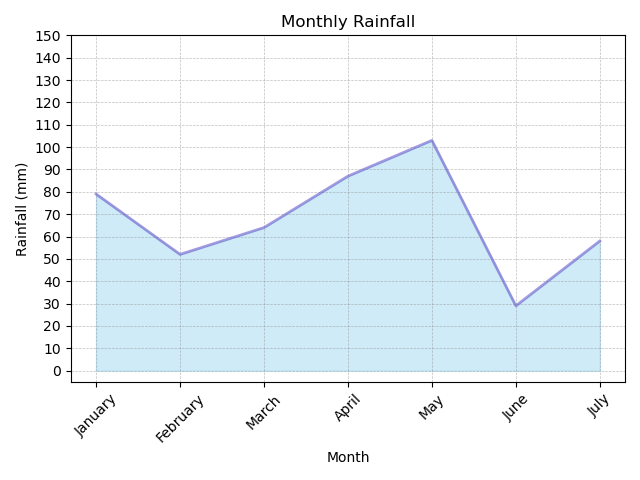

This chart was generated by the following Python code:

import matplotlib.pyplot as plt

# Data
data = [{'Month': 'January', 'Rainfall (mm)': 79}, {'Month': 'February', 'Rainfall (mm)': 52},
        {'Month': 'March', 'Rainfall (mm)': 64}, {'Month': 'April', 'Rainfall (mm)': 87},
        {'Month': 'May', 'Rainfall (mm)': 103}, {'Month': 'June', 'Rainfall (mm)': 29},
        {'Month': 'July', 'Rainfall (mm)': 58}]

# Extracting data for the area chart
months = [entry['Month'] for entry in data]
rainfall = [entry['Rainfall (mm)'] for entry in data]

# Plotting
plt.fill_between(months, rainfall, color="skyblue", alpha=0.4)
plt.plot(months, rainfall, color="Slateblue", alpha=0.6, linewidth=2)

# Customizing the plot with diversified visual encodings
plt.xticks(rotation=45)                       # Rotate x-axis labels for better readability
plt.yticks(range(0, max(rainfall)+50, 10))    # Set y-axis ticks to cover the range of data
plt.xlabel('Month')                           # X-axis label
plt.ylabel('Rainfall (mm)')                   # Y-axis label
plt.title('Monthly Rainfall')                 # Chart title
plt.grid(True, which='both', linestyle='--', linewidth=0.5, color='gray', alpha=0.5)  # Adding a grid
plt.tight_layout()                            # Automatically adjust subplot params for the plot to fit into the figure area.

# Show the plot
plt.show()
